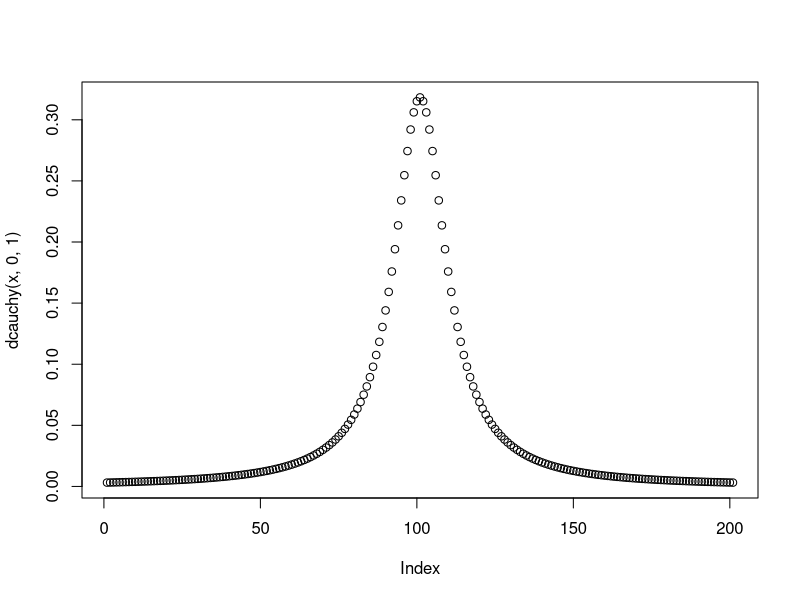
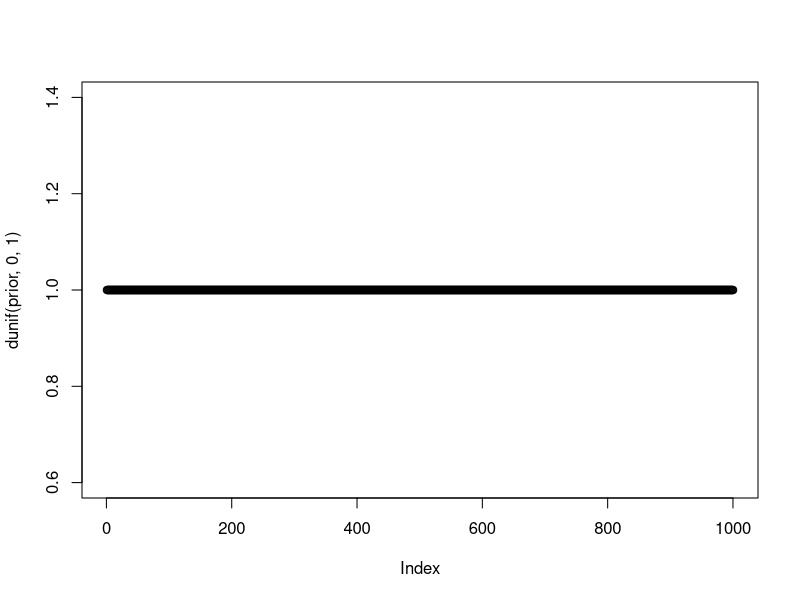
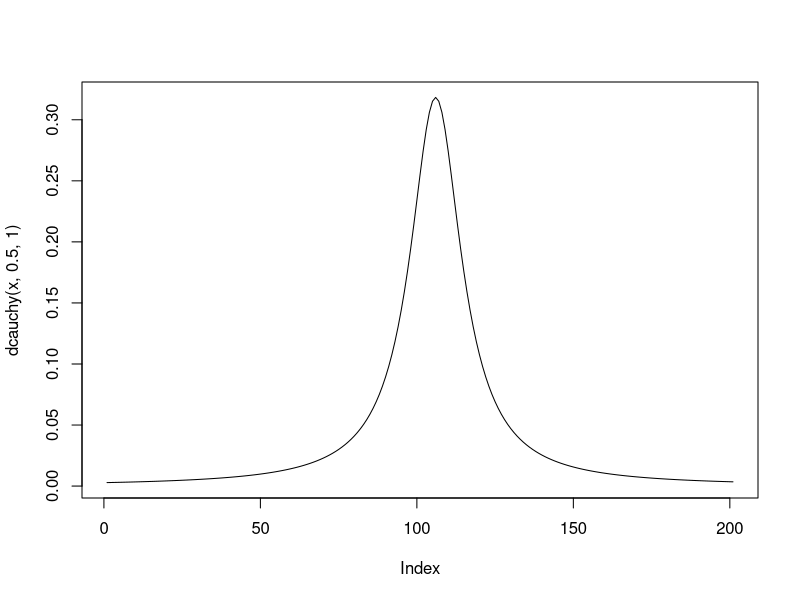
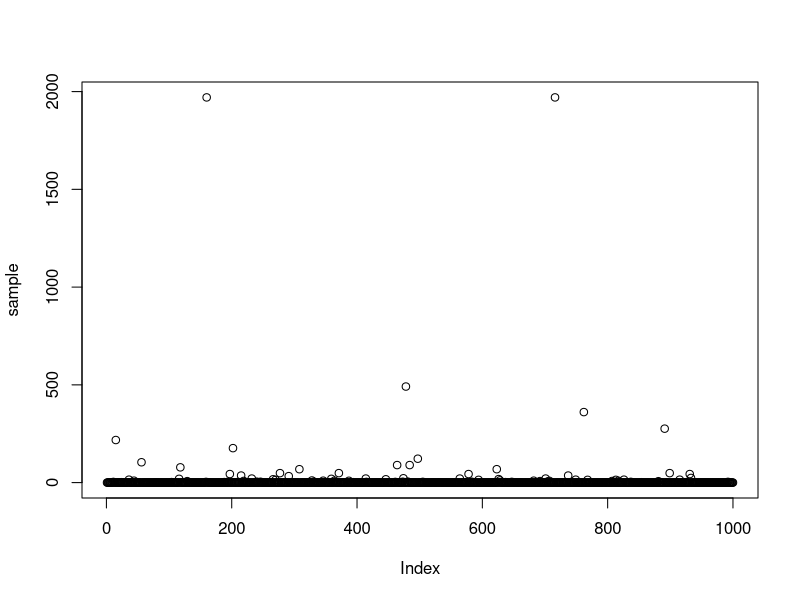
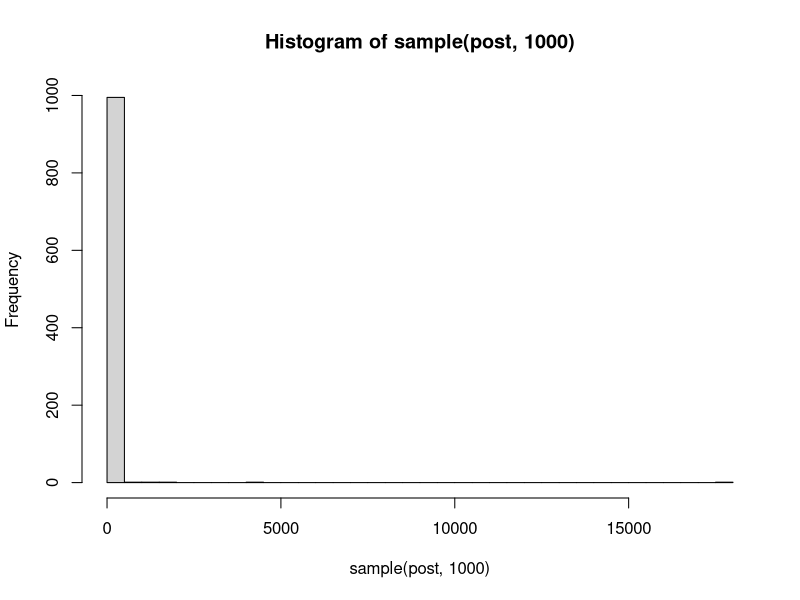

Write the R code that produced these figures, in order.
setwd('/Users/andrea/Documents/Programming/R')

x <- seq(-10, 10, 0.1)
plot(dcauchy(x, 0, 1))

# prior is uniform
prior <- seq(0.001, 1, 0.001)   # 1000 points
plot(dunif(prior, 0, 1))

# sampling data
y <- c(-2, -1, 0, 1.5, 2.5)   
points(dcauchy(y, 0, 1))
plot(dcauchy(x, 0.5, 1), type = 'l')


# posterior

post <- rep(0, length(prior))
for (i in 1:length(prior)){
  fun <- function(y) {
    1/((y - prior[i])^2)} 
  post[i] <- prod(sapply(y, fun))
}


sample <- sample(post, 1000, replace = T)

plot(sample)
hist(sample(post, 1000), breaks = 50)





